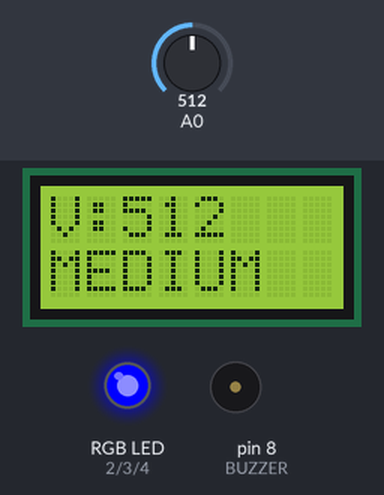
The sketch below on a simulated Arduino Uno, built with avr-gcc and run on an emulated ATmega328P. Shown: 8×2 character LCD, an RGB LED mixed from three pins (HIGH = lit), buzzer (waves = sounding, pin HIGH). The inputs (shaded band) are chosen by the test bench; at power-on: A0 = 512. What the sketch prints to the serial monitor is not drawn.

Above: at 1.2 s.
1.3 s: A0 set to 590
At 1.8 s:
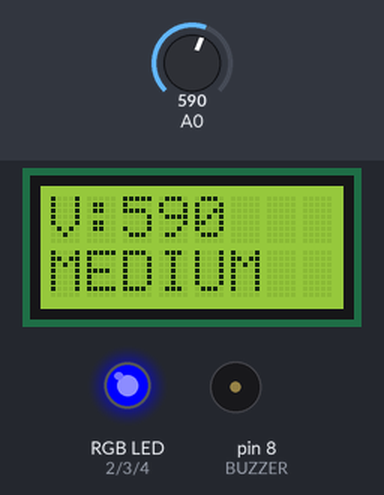
2.8 s: A0 set to 617
At 4.0 s:
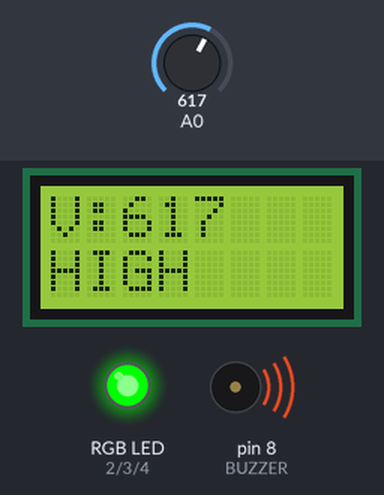
4.4 s: A0 set to 530
At 5.6 s:
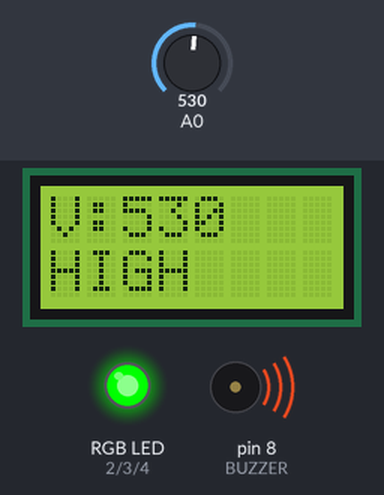
5.9 s: A0 set to 510
At 6.6 s:
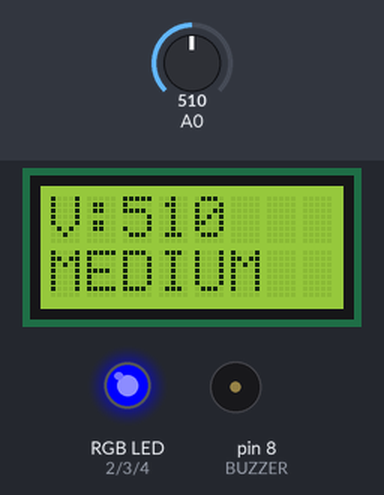
7.5 s: A0 set to 268
At 8.4 s:
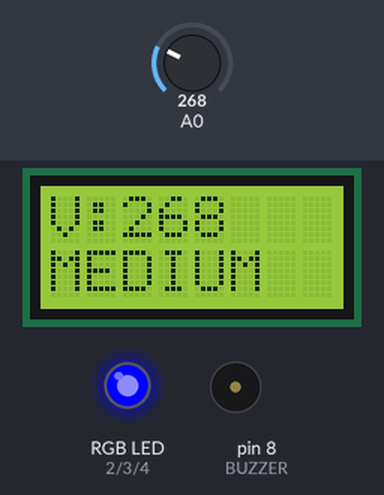
9.1 s: A0 set to 237
At 10.5 s:
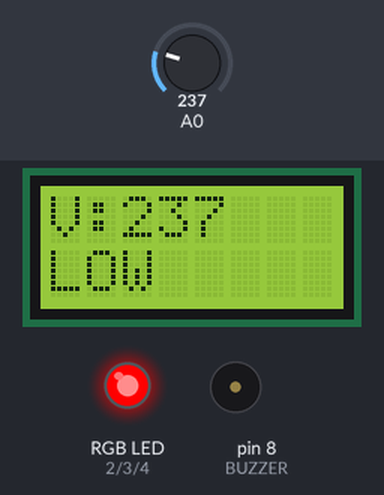
Timing chart, 0 to 11.6 s (numbered marks = the images above; inputs shaded):
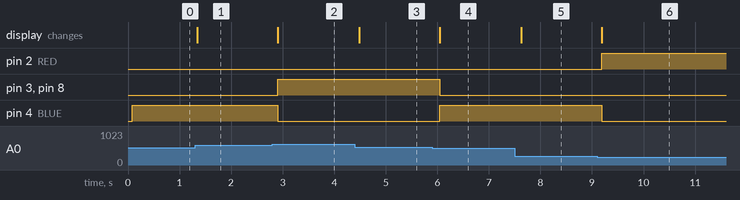

Measured:
- the behaviour switches between 599 and 600 on A0 (found by bisection; images 1 and 2)
- the behaviour switches between 520 and 519 on A0 (found by bisection; images 3 and 4)
- the behaviour switches between 250 and 249 on A0 (found by bisection; images 5 and 6)
- after the input at 1.3 s, the display: changes after 0.05 s (image 1)
- after the input at 2.8 s, pin 3 (GREEN), pin 8 (BUZZER): LOW → HIGH after 0.11 s; pin 4 (BLUE): HIGH → LOW after 0.11 s; the display: changes after 0.11 s (image 2)
- after the input at 4.4 s, the display: changes after 0.09 s (image 3)
- after the input at 5.9 s, pin 3 (GREEN), pin 8 (BUZZER): HIGH → LOW after 0.15 s; pin 4 (BLUE): LOW → HIGH after 0.15 s; the display: changes after 0.15 s (image 4)
- after the input at 7.5 s, the display: changes after 0.13 s (image 5)
- after the input at 9.1 s, pin 2 (RED): LOW → HIGH after 0.09 s; pin 4 (BLUE): HIGH → LOW after 0.09 s; the display: changes after 0.09 s (image 6)

The sketch:

water_rgb_buzzer.ino
```cpp
#include <LiquidCrystal_I2C.h>

LiquidCrystal_I2C lcd(0x27, 8, 2);  // 8 columns, 2 rows

#define BUZZER  8   // buzzer on D8
#define RED     2  // RGB Red   on D9
#define GREEN   3  // RGB Green on D10
#define BLUE    4   // RGB Blue  on D6

// Common Cathode: HIGH = ON, LOW = OFF
void setRGB(bool r, bool g, bool b) {
  digitalWrite(RED,   r);
  digitalWrite(GREEN, g);
  digitalWrite(BLUE,  b);
}

void setup() {
  Serial.begin(9600);
  lcd.init();
  lcd.backlight();

  pinMode(BUZZER, OUTPUT);
  pinMode(RED,    OUTPUT);
  pinMode(GREEN,  OUTPUT);
  pinMode(BLUE,   OUTPUT);

  digitalWrite(BUZZER, LOW);
  setRGB(0, 0, 0);  // all off
}

void loop() {
  int value = analogRead(A0);

  // Row 0 — raw value
  lcd.setCursor(0, 0);
  lcd.print("V:");
  lcd.print(value);
  lcd.print("    ");

  // Row 1 — water level + RGB + buzzer
  lcd.setCursor(0, 1);
  if (value == 0) {
    lcd.print("EMPTY   ");
    setRGB(1, 0, 0);         // Red
    digitalWrite(BUZZER, LOW);
  } else if (value > 1 && value < 250) {
    lcd.print("LOW     ");
    setRGB(1, 0, 0);         // Red
    digitalWrite(BUZZER, LOW);
  } else if (value >= 350 && value < 520) {
    lcd.print("MEDIUM  ");
    setRGB(0, 0, 1);         // Blue
    digitalWrite(BUZZER, LOW);
  } else if (value >= 600) {
    lcd.print("HIGH    ");
    setRGB(0, 1, 0);         // Green
    digitalWrite(BUZZER, HIGH);  // beep!
  }

  Serial.println(value);
  delay(300);
}
```
